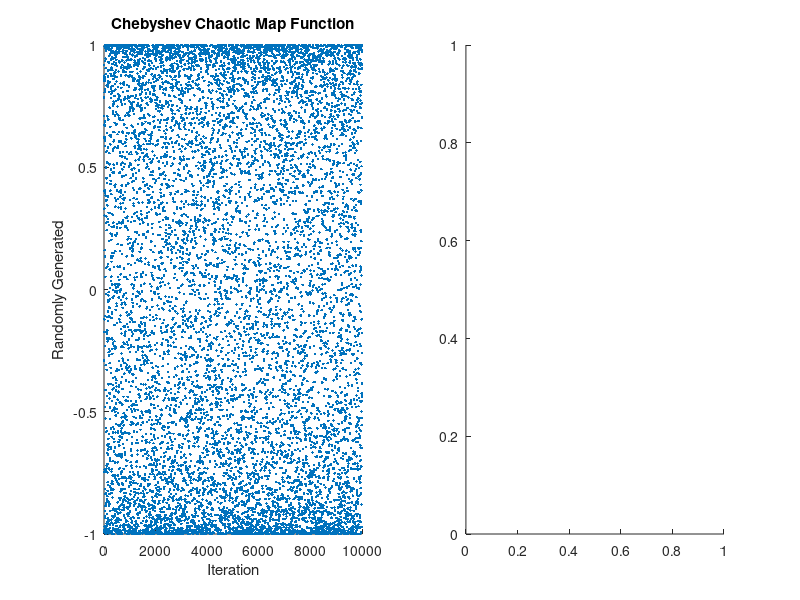

Here is the MATLAB script that generated this plot: (Note: this script raises an error after producing the figure.)
function [ randVectorC ] = ChebyshevPlot
% where a is a control parameter in (0, 1)
OPTIONS.noRandC = 10000;
x0 = @rand;
OPTIONS.x0 = feval(x0);
OPTIONS.a = linspace(-10, 10, 100);

ia = 1;
while ia <= length(OPTIONS.a)
    a = OPTIONS.a(ia);
    randVectorC = zeros(1, OPTIONS.noRandC);
    for i = 1 : OPTIONS.noRandC
        randVectorC(i) = cos(a * acos(OPTIONS.x0));
        OPTIONS.x0 = feval(x0);
    end
    clf
    disp(['Constant a: ', num2str(a)]);    
    subplot(1, 2, 1);
    scatter(1 : length(randVectorC), randVectorC, '.');
    title('Chebyshev Chaotic Map Function');
    xlabel('Iteration');
    ylabel('Randomly Generated');
    
    subplot(1, 2, 2);
    histogram(randVectorC, 100);
    title('Chebyshev Chaotic Map Function');
    xlabel('100 Bins');
    ylabel('Number Of Example');
    pause(0.1);
    ia = ia + 1;
end

end

